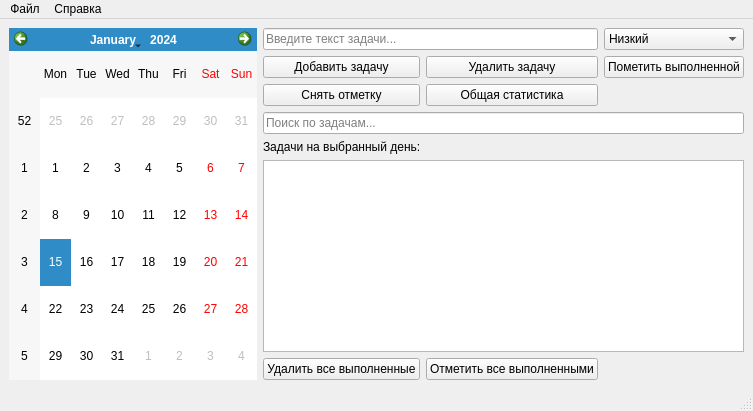
<?xml version="1.0" encoding="UTF-8"?>
<ui version="4.0">
 <class>MainWindow</class>
 <widget class="QMainWindow" name="MainWindow">
  <property name="windowTitle">
   <string>Ежедневник</string>
  </property>
  <widget class="QWidget" name="centralwidget">
   <layout class="QGridLayout" name="gridLayout">
    <item row="0" column="0" rowspan="7" colspan="1">
     <widget class="QCalendarWidget" name="calendarWidget"/>
    </item>
    <item row="0" column="1" colspan="2">
     <widget class="QLineEdit" name="taskLineEdit">
      <property name="placeholderText">
       <string>Введите текст задачи...</string>
      </property>
     </widget>
    </item>
    <item row="0" column="3">
     <widget class="QComboBox" name="priorityComboBox">
      <item>
       <property name="text">
        <string>Низкий</string>
       </property>
      </item>
      <item>
       <property name="text">
        <string>Средний</string>
       </property>
      </item>
      <item>
       <property name="text">
        <string>Высокий</string>
       </property>
      </item>
     </widget>
    </item>
    <item row="1" column="1">
     <widget class="QPushButton" name="addTaskButton">
      <property name="text">
       <string>Добавить задачу</string>
      </property>
     </widget>
    </item>
    <item row="1" column="2">
     <widget class="QPushButton" name="deleteTaskButton">
      <property name="text">
       <string>Удалить задачу</string>
      </property>
     </widget>
    </item>
    <item row="1" column="3">
     <widget class="QPushButton" name="markDoneButton">
      <property name="text">
       <string>Пометить выполненной</string>
      </property>
     </widget>
    </item>
    <item row="2" column="1">
     <widget class="QPushButton" name="unmarkButton">
      <property name="text">
       <string>Снять отметку</string>
      </property>
     </widget>
    </item>
    <item row="2" column="2">
     <widget class="QPushButton" name="statsButton">
      <property name="text">
       <string>Общая статистика</string>
      </property>
     </widget>
    </item>
    <item row="3" column="1" colspan="3">
     <widget class="QLineEdit" name="searchLineEdit">
      <property name="placeholderText">
       <string>Поиск по задачам...</string>
      </property>
     </widget>
    </item>
    <item row="4" column="1" colspan="3">
     <widget class="QLabel" name="tasksForDateLabel">
      <property name="text">
       <string>Задачи на выбранный день:</string>
      </property>
     </widget>
    </item>
    <item row="5" column="1" colspan="3">
     <widget class="QListWidget" name="tasksListWidget"/>
    </item>
    <item row="6" column="1">
     <widget class="QPushButton" name="deleteAllDoneButton">
      <property name="text">
       <string>Удалить все выполненные</string>
      </property>
     </widget>
    </item>
    <item row="6" column="2">
     <widget class="QPushButton" name="markAllDoneButton">
      <property name="text">
       <string>Отметить все выполненными</string>
      </property>
     </widget>
    </item>
   </layout>
  </widget>
  <widget class="QMenuBar" name="menubar">
   <property name="geometry">
    <rect>
     <x>0</x>
     <y>0</y>
     <width>800</width>
     <height>22</height>
    </rect>
   </property>
   <addaction name="menuFile"/>
   <addaction name="menuHelp"/>
  </widget>
  <widget class="QMenu" name="menuFile">
   <property name="title">
    <string>Файл</string>
   </property>
   <addaction name="actionSave_to_Excel"/>
   <addaction name="actionLoad_from_Excel"/>
   <addaction name="actionExport_Stats_to_Excel"/>
   <addaction name="actionLogout"/>
  </widget>
  <widget class="QMenu" name="menuHelp">
   <property name="title">
    <string>Справка</string>
   </property>
   <addaction name="actionAbout"/>
  </widget>
  <widget class="QStatusBar" name="statusbar"/>
  <action name="actionSave_to_Excel">
   <property name="text">
    <string>Сохранить в Excel</string>
   </property>
  </action>
  <action name="actionLoad_from_Excel">
   <property name="text">
    <string>Загрузить из Excel</string>
   </property>
  </action>
  <action name="actionExport_Stats_to_Excel">
   <property name="text">
    <string>Экспорт статистики в Excel</string>
   </property>
  </action>
  <action name="actionLogout">
   <property name="text">
    <string>Смена пользователя</string>
   </property>
  </action>
  <action name="actionAbout">
   <property name="text">
    <string>О программе</string>
   </property>
  </action>
 </widget>
 <resources/>
 <connections/>
</ui>
